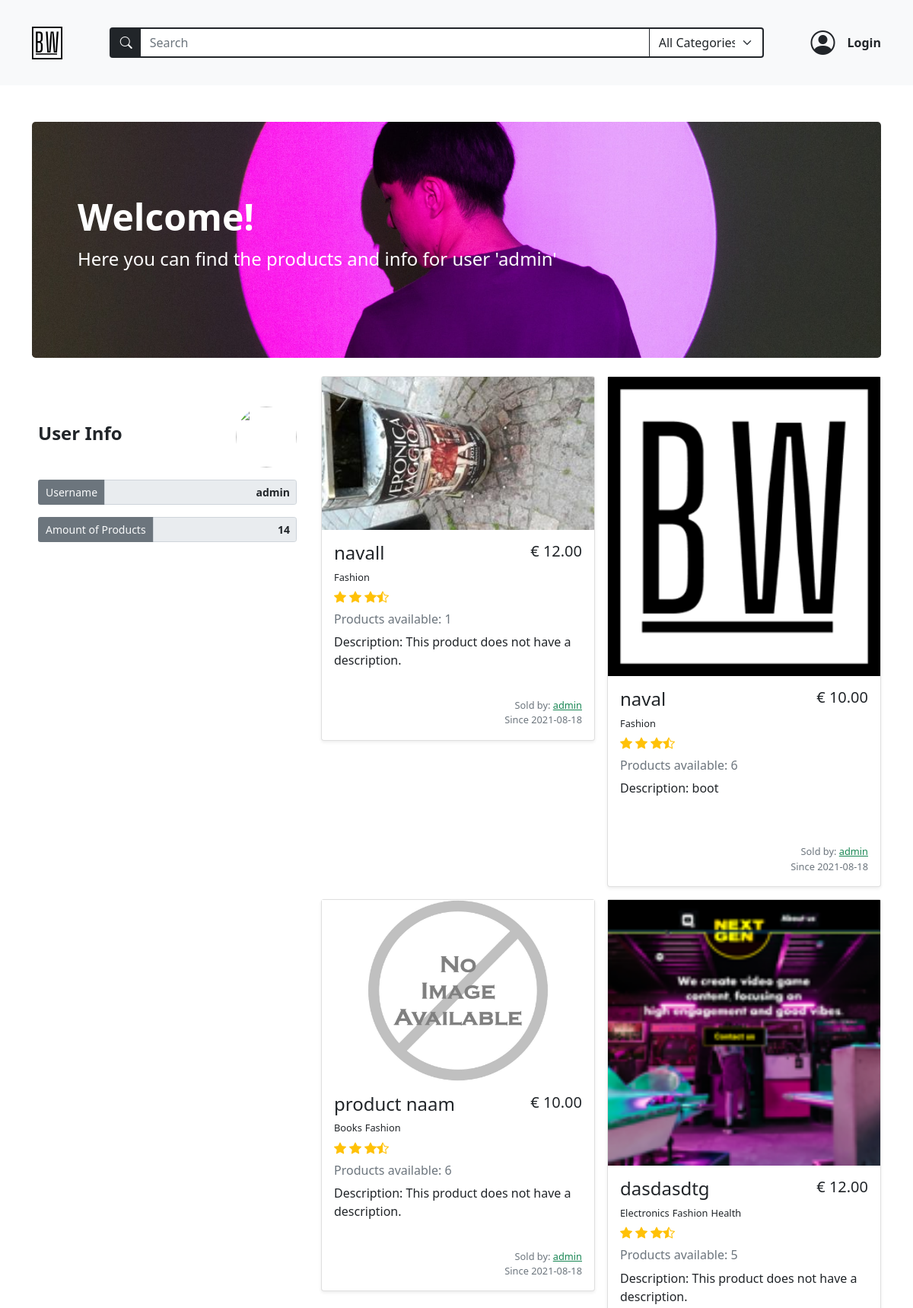
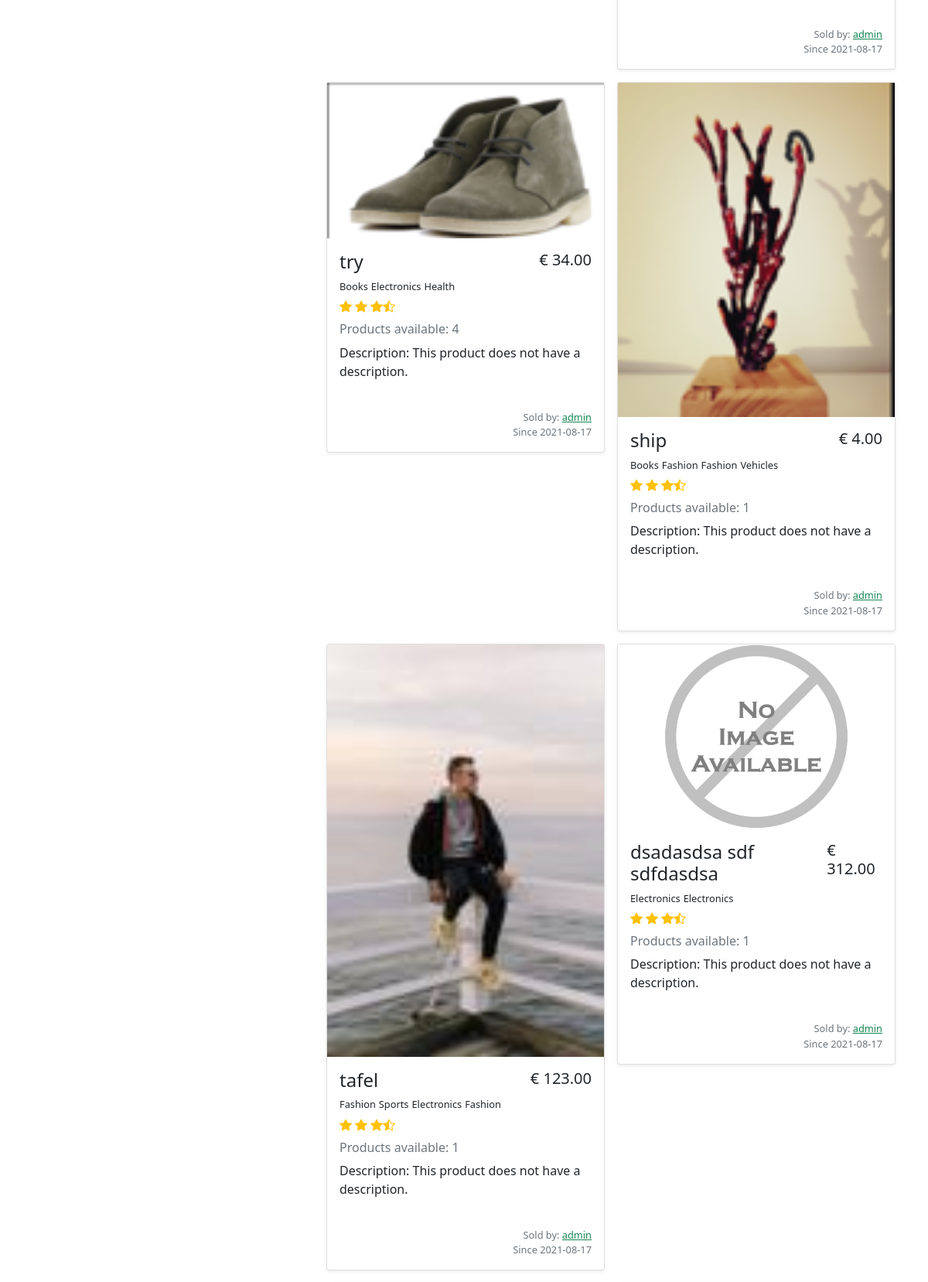
Page /users/1 (upper part) on the committed database (2 pictures, top to bottom).
### models.py (models this page shows, shortened)
class BaseModel(db_wrapper.Model):
    class Meta:
        database = db

class User(BaseModel, UserMixin):
    first_name = CharField(index=True, max_length=30, null=True, default="")
    last_name = CharField(max_length=120, null=True, default="")
    address = CharField(max_length=200, null=True, default="")
    city = CharField(max_length=50, null=True, default="")
    country = CharField(max_length=50, null=True)
    cc_number = IntegerField(null=True, default="")
    username = CharField(index=True, max_length=30, unique=True)
    email = CharField(index=True, max_length=50, unique=True)
    password = CharField(max_length=20)
    profile_pic = CharField(null=True, default="default_user.jpg")

class Product(BaseModel):
    name = CharField(max_length=50)
    description = TextField(null=True)
    price_per_unit = DecimalField(
        constraints=[Check("price_per_unit >= 0")],
        decimal_places=2,
        auto_round=True,
        null=True,
        default=0,
        max_digits=10,
    )
    stock = IntegerField(default=1)
    owner = ForeignKeyField(User, backref="products")
    product_pic = CharField(null=True, default="default_product.jpg")
    date_posted = DateTimeField(formats="%Y-%m-%d %H:%M", default=datetime.now())

class ProductTag(BaseModel):
    product = ForeignKeyField(Product, index=True, backref="tags")
    tag = ForeignKeyField(Tag, index=True, backref="products")

class Tag(BaseModel):
    name = CharField(unique=True, max_length=30)

### routes.py (the view)
@app.route("/users/<int:user_id>")
def user_profile(user_id):
    if not current_user.is_anonymous:
        if user_id == current_user.id:
            return redirect(url_for("account"))
    register_form = RegistrationForm(prefix="register_form")
    login_form = LoginForm(prefix="login_form")
    search_form = SearchForm(prefix="search_form")
    user_products = list_user_products(user_id)
    search_form.search_tag.choices = get_alpha_tag_names()
    users = User.select().where(User.id == user_id)
    user = get_object_or_404(users, User.id == user_id)
    profile_pic = (url_for("static", filename=f"/profile_pics/{user.profile_pic}"),)
    return render_template(
        "user_profile.html",
        title=user.username,
        user=user,
        user_products=user_products,
        all_products=Product.select(),
        login_form=login_form,
        register_form=register_form,
        search_form=search_form,
        bannerinfo={
            "banner_bg": "user-profile-banner",
            "banner_h1": "Welcome!",
            "banner_text": f"Here you can find the products and info for user '{user.username}'",
        },
        profile_pic=profile_pic,
    )

### forms.py (shortened to what this page needs)
class RegistrationForm(FlaskForm):
    username = StringField(
        "Username",
        validators=[InputRequired(), Length(min=2, max=30)],
    )
    email = StringField(
        "Email", validators=[InputRequired(), Length(min=5, max=50), Email()]
    )
    password = PasswordField(
        "Set Password",
        validators=[
            InputRequired(),
            EqualTo(
                "password_confirm", message="Password must be identical in both inputs"
            ),
            Length(min=5, max=20),
        ],
    )
    password_confirm = PasswordField("Confirm Password", validators=[InputRequired()])
    submit = SubmitField("Sign Up")

class LoginForm(FlaskForm):
    email = StringField(
        "Email", validators=[InputRequired(), Length(min=2, max=50), Email()]
    )
    password = PasswordField("Your Password", validators=[InputRequired()])
    login = SubmitField("Login!")

### main.py (called while the page is built)
def list_user_products(user_id) -> list[Product]:
    user_products = (
        Product.select()
        .join(User)
        .where(Product.owner == user_id)
        .order_by(Product.id.desc())
    )
    return user_products

def get_alpha_tag_names() -> tuple[
    Tag
]:  # deze kan mss weg of in de form zelf zetten, tags zijn statisch nu
    tags = Tag.select().order_by(Tag.name)
    tag_list = [(tag.name, tag.name) for tag in tags]
    tag_list.insert(0, ("All", "All Categories"))
    return tag_list

### templates/user_profile.html
{% extends 'base.html' %} {% block content %}
{% macro user_profile(name="", value="", class="form-control border border-2
border-secondary") %}
<div class="form-group col-md-12">
  <div class="input-group input-group-sm">
    <span
      class="
        input-group-text
        bg-secondary
        text-light
        border border-2 border-secondary
      "
      >{{name}}
    </span>
    <input
      class="form-control text-end fw-bold"
      type="text"
      value="{{value}}"
      aria-label="Disabled input example"
      disabled
      readonly
    />
  </div>
</div>
{% endmacro %}
<div class="container mb-3 py-5">
  {% include "banner.html" %}
  <div class="row">
    <div class="col-lg-4">
      <div class="position-sticky my-4 container p-0" style="top: 6rem">
        <div class="row g-3 m-auto">
          <div class="d-flex justify-content-between align-items-center">
            <h4 class="mb-2 fw-bolder">User Info</h4>
            <img
              style="width: 80px; height: 80px; object-fit: cover"
              class="rounded-circle"
              src="{{  profile_pic  }}"
              alt=""
            />
          </div>
          {{user_profile(name="Username", value= user.username)}}
          {{user_profile(name="Amount of Products", value= user_products |
          length)}}
        </div>
      </div>
    </div>
    <div class="col-lg-8 container ms-0">
      {% if user_products | length == 0 %}
      <div class="card text-center my-4">
        <div class="card-header">No products available!!!</div>
        <div class="card-body">
          <h5 class="card-title">User has no products.</h5>
          <p class="card-text">
            {{user.username}} has not added products to sell. Please check
            another user.
          </p>
          <a href="{{url_for('home')}}" class="btn btn-warning text-dark"
            >Get me back to the homepage.</a
          >
        </div>
      </div>
      {% else %}
      <div class="album">
        <div class="row row-cols-1 row-cols-md-2 g-3">
          {% for product in user_products %} {% include
          "product_in_search_results.html" %} {% endfor %}
        </div>
      </div>
      {% endif %}
    </div>
  </div>
</div>
{% endblock content %}

### templates/base.html (shortened to what this page needs)
<!DOCTYPE html>
<html lang="en" class="h-100">
  <head>
    <link
      href="https://cdn.jsdelivr.net/npm/bootstrap@5.0.2/dist/css/bootstrap.min.css"
      rel="stylesheet"
    />
    <link
      href="{{url_for('static', filename='styles.css')}}"
      rel="stylesheet"
    />
    <link
      href="https://cdn.jsdelivr.net/npm/bootstrap-icons@1.5.0/font/bootstrap-icons.css"
      rel="stylesheet"
    />
  </head>
  <body class="d-flex flex-column h-100">
    {% include "navbar.html" %}
    <main>
       {% block content%} {% endblock content %}
    </main>
  </body>
</html>

### templates/navbar.html (shortened to what this page needs)
<nav
  class="navbar navbar-expand-md navbar-light bg-light sticky-top"
>
  <div class="container py-3">
    <a class="navbar-brand" href="{{url_for('home') }}"
      ><img
        src="{{url_for('static', filename='assets/brand.svg')}}"
        alt=""
        width="40"
        class="d-inline-block align-text-top"
    /></a>
    {% include "searchbar.html" %}
        <ul class="nav">
        {% if current_user.is_authenticated %}
        <li class="nav-item dropdown position-relative">
          <div class="profile-icon-container" id="navbarDropdown" data-bs-toggle="dropdown" aria-expanded="false" >
            <img
            style="width: 50px; height: 50px; object-fit: cover"
            class="rounded-circle mx-3 profile-icon"
            src="{{profile_pic}}"
            alt="user thumbnail"
          />
          </div>
          <ul class="dropdown-menu position-absolute" aria-labelledby="navbarDropdown">
            <li>
              <a class="dropdown-item" href="{{ url_for('account') }}"
                >Account</a
              >
            </li>
            <li><hr class="dropdown-divider" /></li>
            <li>
              <a class="dropdown-item" href="{{url_for('logout')}}">Logout</a>
            </li>
          </ul>
        </li>
        <li class="d-flex cart-icon position-relative" type="button" data-bs-toggle="offcanvas" data-bs-target="#offcanvasCart" aria-controls="offcanvasCart" >
          <i class="bi bi-cart4" style="font-size: 2rem;"></i>
          <span class="position-absolute top-100 start-100 translate-middle badge rounded-pill bg-danger" style="font-size: .7rem;">{{session['cart'] | length}}</span>
        </li>
        {% else %}
        <li
          class="nav-link fw-bolder d-flex align-items-center login-btn px-0 text-dark"
          data-bs-toggle="modal"
          href="#loginModalToggle"
          role="button"
        >
          <i
            class="bi bi-person-circle mx-3 login-icon"
            style="font-size: 2rem"
          ></i>
          <a class="nav-link px-0 text-dark" role="button">Login</a>
        </li>
        {% endif %}
      </ul>
    </div>
</nav>

### templates/searchbar.html (shortened to what this page needs)
<form
  style="max-width: 860px"
  action="{{url_for('search')}}"
  method="POST"
  class="px-0 mt-2 mt-md-0 order-last order-md-0 flex-grow-1"
>
  <div class="input-group">
    <span
      class="input-group-text bg-dark border border-2 border-dark border-end-0"
      id="searchIconBackground"
    >
      <i class="bi bi-search" style="color: white">
      </i>
    </span>
    {{search_form.search_term(class="position-relative form-control rounded-0
    btn-dark bg-white text-dark border-2 border-start-0",
    placeholder="Search")}}
    {{search_form.search_tag(id="categorySelect", class="form-select
    border-end-3 btn-light bg-white text-dark border border-dark border-2
    border-start-0", style="max-width:150px")}}
  </div>
</form>

### templates/banner.html (shortened to what this page needs)
{% if bannerinfo %}
<div class="p-5 mb-4 bg-dark rounded-3 {{bannerinfo.banner_bg}} banner">
  <div class="container-fluid py-5">
    <h1 class="display-5 fw-bold text-white">{{bannerinfo.banner_h1}}</h1>
    <p class="col-md-8 fs-4 text-white">{{bannerinfo.banner_text}}</p>
  </div>
</div>
  {% endif %}

### templates/product_in_search_results.html (shortened to what this page needs)
<div class="col" id="productID-{{product.id}}">
  <div class="card shadow-sm">
    <img
      src="{{  url_for('static', filename='/product_pics/' + product.product_pic)  }}"
      alt="{{ product.name }}"
    />
    <div class="card-body h-100">
      <div class="d-flex justify-content-between">
        <h4>{{ product.name }}</h4>
        <h5>€ {{ "%.2f"|format(product.price_per_unit) }}</h5>
      </div>
      <ul class="d-flex p-0 mb-0">
        {% if product.tags %} {% for producttags in product.tags %}
        <span class="pe-1 fs-small"> {{producttags.tag.name}}</span>
        {% endfor %} {% else %}
        <span class="pe-1 fs-small">This product has no categories.</span>
        {% endif %}
      </ul>
      <div class="d-flex text-warning py-1">
        <i class="bi bi-star-fill"></i>
        <i class="bi bi-star-fill mx-1"></i>
        <i class="bi bi-star-fill"></i>
        <i class="bi bi-star-half"></i>
      </div>
      <h6 class="text-muted my-0 mt-1 mb-2">
        Products available: {{product.stock}}
      </h6>
      <p class="card-text mt-2" style="min-height: 70px">
        Description: {% if product.description %} {{ product.description }} {%
        else %} This product does not have a description. {% endif %}
      </p>
      <div class="d-flex justify-content-between">
        <div class="text-muted fs-small m-0 p-0 ms-auto">
          <p class="m-0 text-end">
            Sold by: {% if current_user.username == product.owner.username %}
            <small>You</small>
            {% else %}
            <a
              class="text-success"
              href="{{url_for('user_profile', user_id=product.owner.id)}}"
              >{{ product.owner.username }}</a
            >
            {% endif %}
          </p>
          <p class="m-0">Since {{product.date_posted[0:10]}}</p>
        </div>
      </div>
    </div>
  </div>
</div>

### static/styles.css (style rules this page uses)
.login-icon.bi.bi-person-circle { transition: 0.2s transform ease-in; }
.banner { background-repeat: no-repeat; background-size: cover; }
.user-profile-banner { background-image: url("../static/assets/user_profile.jpg"); background-position: center center; }
.fs-small { font-size: 0.8rem; }

### rows in the picture
User: username "admin"
Product: product_pic (picture), name "navall", price_per_unit "12.00", stock "1", shows "This product does not have a description.", owner.username "admin", date_posted "2021-08-18"
ProductTag: tag.name "Fashion"
Product: product_pic (picture), name "naval", price_per_unit "10.00", stock "6", description "boot", owner.username "admin", date_posted "2021-08-18"
ProductTag: tag.name "Fashion"
Product: product_pic (placeholder picture), name "product naam", price_per_unit "10.00", stock "6", shows "This product does not have a description.", owner.username "admin", date_posted "2021-08-18"
ProductTag: tag.name "Books"
ProductTag: tag.name "Fashion"
Product: product_pic (picture), name "dasdasdtg", price_per_unit "12.00", stock "5", shows "This product does not have a description.", owner.username "admin", date_posted "2021-08-17"
ProductTag: tag.name "Electronics"
ProductTag: tag.name "Fashion"
ProductTag: tag.name "Health"
Product: product_pic (picture), name "try", price_per_unit "34.00", stock "4", shows "This product does not have a description.", owner.username "admin", date_posted "2021-08-17"
ProductTag: tag.name "Books"
ProductTag: tag.name "Electronics"
ProductTag: tag.name "Health"
Product: product_pic (picture), name "ship", price_per_unit "4.00", stock "1", shows "This product does not have a description.", owner.username "admin", date_posted "2021-08-17"
ProductTag: tag.name "Books"
ProductTag: tag.name "Fashion"
ProductTag: tag.name "Fashion"
ProductTag: tag.name "Vehicles"
Product: product_pic (picture), name "tafel", price_per_unit "123.00", stock "1", shows "This product does not have a description.", owner.username "admin", date_posted "2021-08-17"
ProductTag: tag.name "Fashion"
ProductTag: tag.name "Sports"
ProductTag: tag.name "Electronics"
ProductTag: tag.name "Fashion"
Product: product_pic (placeholder picture), name "dsadasdsa sdf sdfdasdsa", price_per_unit "312.00", stock "1", shows "This product does not have a description.", owner.username "admin", date_posted "2021-08-17"
ProductTag: tag.name "Electronics"
ProductTag: tag.name "Electronics"

### other values in the picture
{{ bannerinfo.banner_h1 }} "Welcome!"
{{ bannerinfo.banner_text }} "Here you can find the products and info for user 'admin'"
{{ name }} "Username Amount of Products"
